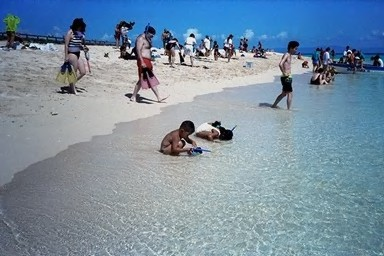
//> input picture advanced/2/img/100.jpg, 384 x 256 px
$ ./main ../img/100.jpg   (built with g++ and OpenCV 4)
//> lines starting //> are read from the running program, lines starting //| are printed output that depends on the picture
//
//  main.cpp
//  GaborFeatures
//
//  Created by Alex Attinger on 14.12.12.
//  Copyright (c) 2012 Alex Attinger. All rights reserved.
//


#include <iostream>
#include "opencv2/opencv.hpp"
#include "opencv2/features2d/features2d.hpp"
#include "opencv2/imgproc/imgproc.hpp"
#include "opencv2/nonfree/nonfree.hpp"
#include "opencv2/legacy/legacy.hpp"


using namespace cv;
using namespace std;


int kernel_size=31;
int pos_sigma= 5; //width of gaussian
int pos_lm = 200; // frequency of co
int pos_th = 0; //angle
int pos_psi = 90; // shift from center
cv::Mat src_f;
cv::Mat dest;
cv::Mat srcImageBW;
 vector<Mat> featureVectors;


cv::Mat gabor;
cv::Mat jet;
int color = 0;
Point referencePixel(0,0);


cv::Mat mkKernel(int ks, double sig, double th, double lm, double ps)
{


    Mat kernel = getGaborKernel(Size(ks,ks), sig, th, lm, 1.0,ps,CV_32F);

       return kernel;
}


// [43 lines left out: functions Process, visualizeFilter, not called in this run]
void initFeatureVectors(vector<Mat> &fv,Size const &img_size,int n){
    //for every pixel, create a nx1 vector with n being the number of gabor kernels
    int nvecs = img_size.area();
    Mat initVec=Mat::zeros(n, 1, CV_32F);
    for(int i = 0;i<nvecs;i++){
        fv.push_back(initVec.clone());
    }
}
void fillFeatureVectors(vector<Mat> &fv,Mat res,int n_currentFeature){
    //De
    for (int r = 0; r<res.rows; r++) {
        for(int c = 0; c<res.cols;c++){
            fv[(r+1)*c].at<float>(n_currentFeature)=res.at<float>(r,c);
        }
    }

}

vector<Mat> generateFilters(){
    //generate a filter bank
    vector<Mat> kernels(27);

    double thetas[] = {0.0,CV_PI/4.0,CV_PI/2.0};
    double sigmas[] = {kernel_size/5.0,kernel_size/3.0,kernel_size/1.0};
    double lambdas[] = {4.0,6.0,8.0};
    int i = 0;
    for (double &th: thetas){
        for( double &sig: sigmas){
            for(double &lam: lambdas){
                kernels[i++]=mkKernel(kernel_size, sig, th, lam, 0);
            }
        }
    }

    return kernels;
}

Mat getDistanceMap(vector<Mat> & featureVectors){
    Mat map=Mat::zeros(srcImageBW.size(),CV_32F);
    Mat reference = featureVectors[(referencePixel.x+1)*referencePixel.y];

    for(int i = 0; i<featureVectors.size();i++){
        Mat diff = reference-featureVectors[i];

        double sum = diff.dot(diff);
        sum = sqrt(sum);
        map.at<float>(Point(i/map.rows,i%map.rows))=sum;
    }
    return map;
}

void displayDistances(vector<Mat> & featureVectors){
    Mat map = getDistanceMap(featureVectors);
    normalize(map,map,0.0,1.0,CV_MINMAX);
    imshow("Distance",map);

}

void A2a(Mat &src){
    //generate 20 gabor kernels
    vector<Mat> kernels = generateFilters();


    initFeatureVectors(featureVectors,src.size(),kernels.size());
    Mat res;
    Mat fvec;
    Mat disp;
    for(int i = 0;i<kernels.size();i++){

        filter2D(src, res, CV_32F, kernels[i],Point(-1,-1),BORDER_CONSTANT);
      //  normalize(res, disp,1.0,0.0,CV_MINMAX);
       // cv::imshow("Process window", disp);
        //waitKey();

        fillFeatureVectors(featureVectors,res,i);

    }
    displayDistances(featureVectors);
    waitKey();
}

// [7 lines left out: function onMouse, not called in this run]


int main(int argc, char** argv)
{
    cv::Mat image = cv::imread(argv[1],1);
//> image is the input picture: 256 rows x 384 cols, CV_8UC3; mean B, G, R 162.2, 143.8, 122

    cv::imshow("Src", image);

    cv::cvtColor(image, srcImageBW, CV_BGR2GRAY);
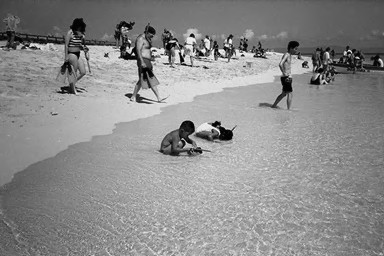
//> srcImageBW: 256 rows x 384 cols, CV_8UC1; min 0, max 251, mean 139.4
    setMouseCallback("Src", onMouse);

    //visualizeFilter(srcImageBW);

    A2a(srcImageBW);
//> the loop in A2a, `for(int i = 0;i<kernels.size();i++)` made 27 passes
//> pass 1, in A2a, `filter2D(src, res, CV_32F, kernels[i],Point(-1,-1),BORDER_CONSTANT);`:
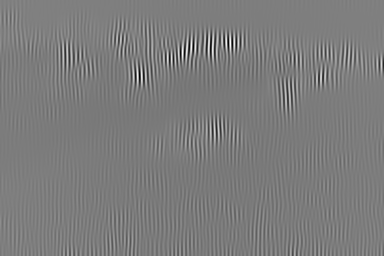
//> res: 256 rows x 384 cols, CV_32FC1; min -1632.7, max 1493.2, mean -107.6; drawn with min black and max white
//> pass 2, in A2a, `filter2D(src, res, CV_32F, kernels[i],Point(-1,-1),BORDER_CONSTANT);`:
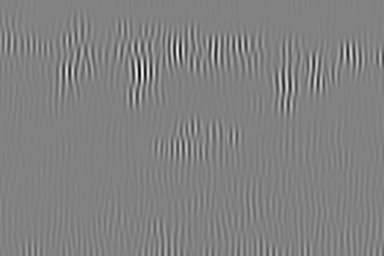
//> res: 256 rows x 384 cols, CV_32FC1; min -2737.6, max 2569.9, mean -31.2; drawn with min black and max white
//> pass 3, in A2a, `filter2D(src, res, CV_32F, kernels[i],Point(-1,-1),BORDER_CONSTANT);`:
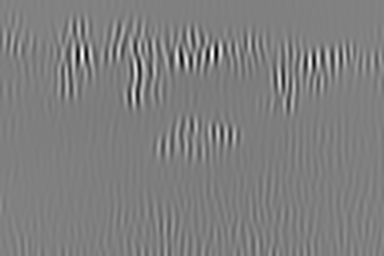
//> res: 256 rows x 384 cols, CV_32FC1; min -3677.8, max 3351.1, mean -168.6; drawn with min black and max white
//> after the loop in A2a, `for(int i = 0;i<kernels.size();i++)`:
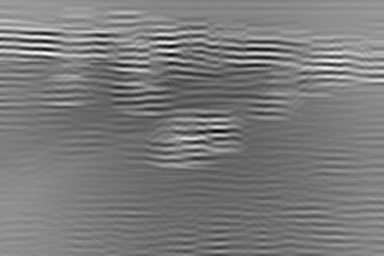
//> res: 256 rows x 384 cols, CV_32FC1; min -11274.1, max 4102.7, mean -3838.9; drawn with min black and max white
//> in getDistanceMap, `Mat reference = featureVectors[(referencePixel.x+1)*referencePixel.y];`: reference = 27 values, max 629.1 at index 16, min -2665.3 at index 24, mean -711.3
//> the loop in getDistanceMap, `for(int i = 0; i<featureVectors.size();i++)` made 98304 passes
//> sum on passes 1 to 3: 0, 1320.2, 1450.4
//> after the loop in getDistanceMap, `for(int i = 0; i<featureVectors.size();i++)`:
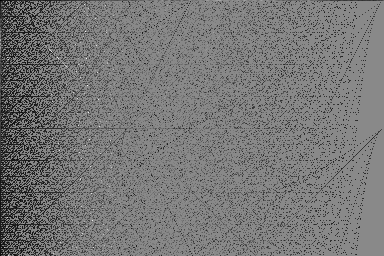
//> map: 256 rows x 384 cols, CV_32FC1; min 0, max 12140.5, mean 5674.8; drawn with min black and max white


    return 0;
}

$ run again, on advanced/2/img/407.jpg
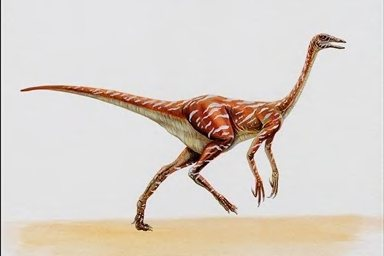
//> input picture advanced/2/img/407.jpg, 384 x 256 px
//> image is the input picture: 256 rows x 384 cols, CV_8UC3; mean B, G, R 201.9, 209.4, 218
//> after the loop in A2a, `for(int i = 0;i<kernels.size();i++)`:
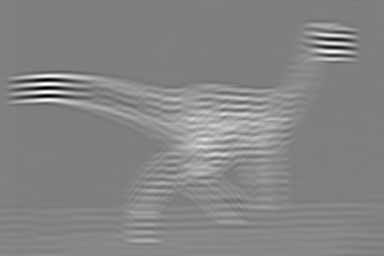
//> res: 256 rows x 384 cols, CV_32FC1; min -15485, max 3016.5, mean -5819.5; drawn with min black and max white
//> reference = 27 values, max 1486.8 at index 16, min -11616 at index 8, mean -2961.5
//> the loop in getDistanceMap, `for(int i = 0; i<featureVectors.size();i++)` made 98304 passes
//> sum on passes 1 to 3: 0, 8607.6, 8606.5
//> after the loop in getDistanceMap, `for(int i = 0; i<featureVectors.size();i++)`:
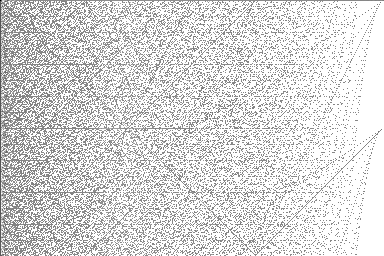
//> map: 256 rows x 384 cols, CV_32FC1; min 0, max 25274.2, mean 21553.8; drawn with min black and max white

$ run again, on advanced/2/img/602.jpg
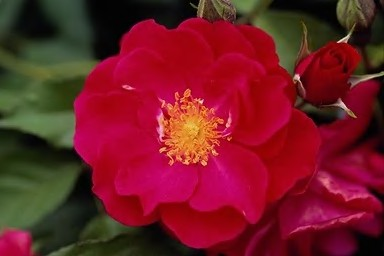
//> input picture advanced/2/img/602.jpg, 384 x 256 px
//> image is the input picture: 256 rows x 384 cols, CV_8UC3; mean B, G, R 36.4, 28.1, 113.8
//> after the loop in A2a, `for(int i = 0;i<kernels.size();i++)`:
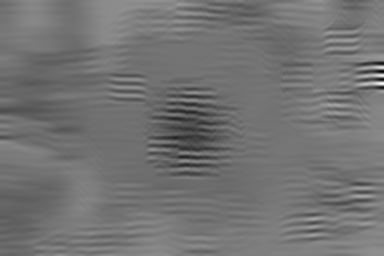
//> res: 256 rows x 384 cols, CV_32FC1; min -7966.7, max 6345.9, mean -1503.7; drawn with min black and max white
//> reference = 27 values, max 471.7 at index 17, min -2173.3 at index 26, mean -487.9
//> the loop in getDistanceMap, `for(int i = 0; i<featureVectors.size();i++)` made 98304 passes
//> sum on passes 1 to 3: 0, 1247.7, 1191.8
//> after the loop in getDistanceMap, `for(int i = 0; i<featureVectors.size();i++)`:
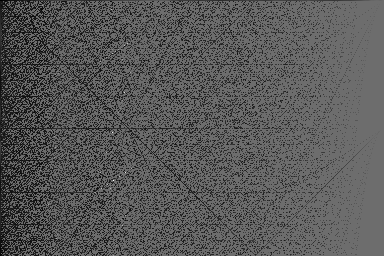
//> map: 256 rows x 384 cols, CV_32FC1; min 0, max 11303.8, mean 3895.5; drawn with min black and max white
